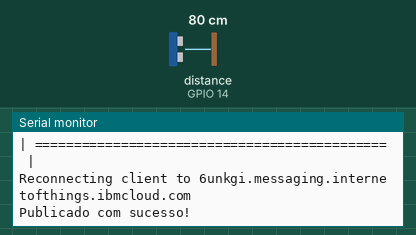
Simulated run of this sketch. Board: ESP8266 (NodeMCU). Parts: the last lines printed to the serial monitor. Wiring (inferred from the names in the program): ultrasonic range finder: trigger GPIO 12; echo GPIO 14. The test bench sets the inputs (shaded band); at power-on: distance to the obstacle (sensor on GPIO 14) 80 cm. The echo pulse lasts 58.3 µs per cm; WiFi joins after 1.5 s; servers stay silent unless stated; no MQTT or app messages arrive unless stated.

Above: at 2.7 s.
2.8 s: distance to the obstacle (sensor on GPIO 14) set to 2 cm
At 5.0 s:
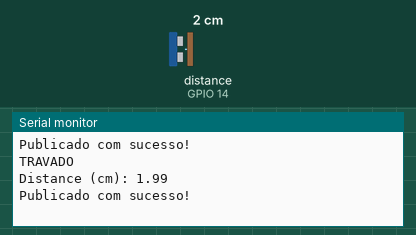
5.5 s: distance to the obstacle (sensor on GPIO 14) set to 4 cm
At 6.6 s:
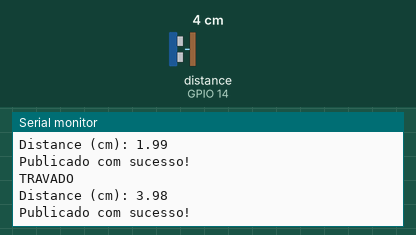

The sketch:

GuardakiV2.ino
```cpp
// (licence header left out)
#include <ESP8266WiFi.h>
#include <PubSubClient.h>
#include <Wire.h>

const int trigPin = 12;
const int echoPin = 14;
const int redPin = 4;
char* travaON = "TRAVADO";
char* travaOFF = "DESTRAVADO";

// SSID e senha WiFi
const char* ssid = "";
const char* password = "";

// Define a velocidade do som em cm/us
#define SOUND_VELOCITY 0.034
#define CM_TO_INCH 0.393701

// IBM Cloud
#define ORG "6unkgi"
#define DEVICE_TYPE ""
#define DEVICE_ID ""
#define TOKEN ""

// Broker Messagesight server
char server[] = ORG ".messaging.internetofthings.ibmcloud.com";
char topic[] = "iot-2/evt/status/fmt/json";
char authMethod[] = "use-token-auth";
char token[] = TOKEN;
char clientId[] = "d:" ORG ":" DEVICE_TYPE ":" DEVICE_ID;

long duration;
float distanceCm;
float distanceInch;
bool blocked = false;

WiFiClient wifiClient;
PubSubClient client(server, 1883, NULL, wifiClient);

void setup() {
  Serial.begin(115200);
  Serial.print("Conectando na rede WiFi "); // Imprime mensagem na Serial
  Serial.println(ssid); // Imprime o SSID na Serial
  WiFi.begin(ssid, password); // Conecta ao WiFi
  while (WiFi.status() != WL_CONNECTED) { // Aguarda a conexão
    delay(500);
    Serial.print(".");
  }
  Serial.println("");
  Serial.print("[INFO] Conectado WiFi IP: ");
  Serial.println(WiFi.localIP()); // Imprime o IP atribuído na Serial

  Serial.println(F("| ============================================= |"));
  Serial.println(F("| Arduino com sensor de obstáculos Ultrassonico |"));
  Serial.println(F("| ============================================= |"));

  pinMode(trigPin, OUTPUT); // Define o pino trigPin como saída
  pinMode(echoPin, INPUT); // Define o pino echoPin como entrada
  //pinMode(redPin, OUTPUT); // Define o pino redPin como saída

  client.setServer(server, 1883); // Configura o servidor MQTT
}

void loop() {
  if (!client.connected()) { // Se não estiver conectado ao servidor MQTT
    Serial.print("Reconnecting client to "); // Imprime mensagem na Serial
    Serial.println(server); // Imprime o servidor na Serial
    while (!client.connect(clientId, authMethod, token)) { // Tenta reconectar
      Serial.print(".");
      delay(500);
    }
    Serial.println();
  }

  distanceCm = measureDistance(); // Mede a distância

  if (distanceCm <= 9.00) { // Se a distância for menor ou igual a 9 cm
    if (!blocked) { // Se não estiver bloqueado
      Serial.println("TRAVADO"); // Imprime mensagem na Serial
      digitalWrite(redPin, HIGH); // Acende o LED vermelho
      Serial.print("Distance (cm): ");
      Serial.println(distanceCm); // Imprime a distância na Serial
    }
  } else if (distanceCm >= 15.00) { // Se a distância for maior ou igual a 15 cm
    if (blocked) { // Se estiver bloqueado
      Serial.println("DESTRAVADO"); // Imprime mensagem na Serial
      Serial.print("Distance (cm): ");
      Serial.println(distanceCm); // Imprime a distância na Serial
      blocked = false; // Desbloqueia
    }
  }

  publishDistance(distanceCm); // Publica a distância no tópico MQTT

  delay(2000); // Aguarda 10 segundos

  client.loop(); // Mantém a conexão com o servidor MQTT
}

// Função para medir a distância
float measureDistance() {
  digitalWrite(trigPin, LOW); // Define o pino trigPin como LOW
  delayMicroseconds(60); // Aguarda 60 microssegundos
  digitalWrite(trigPin, HIGH); // Define o pino trigPin como HIGH
  delayMicroseconds(10); // Aguarda 10 microssegundos
  digitalWrite(trigPin, LOW); // Define o pino trigPin como LOW
  duration = pulseIn(echoPin, HIGH); // Lê a duração do pulso no pino echoPin
  float distance = duration * SOUND_VELOCITY / 2.0; // Calcula a distância
  return distance; // Retorna a distância
}

// Função para publicar a distância no tópico MQTT
void publishDistance(float distanceCm) {
  String payload = "{\"distanceCm\": " + String(distanceCm) + "}"; // Cria o payload JSON com a distância
  if(distanceCm <= 9.00){
    //String payload = "{\"Saida\": " + String("travaOFF") + "}"; // Cria o payload JSON com a distância
  }else if(distanceCm >= 15.00){
    //String payload = "{\"Saida\": " + String("travaON") + "}"; // Cria o payload JSON com a distância
  }

  if (client.publish(topic, (char*)payload.c_str())) { // Publica o payload no tópico MQTT
    Serial.println("Publicado com sucesso!"); // Imprime mensagem na Serial
    digitalWrite(redPin, LOW); // Apaga o LED vermelho
  } else {
    Serial.println("Falha ao publicar!"); // Imprime mensagem na Serial
  }
}
```

Measured:
- after the input at 2.8 s, the serial monitor: prints a new line after 0.78 s (image 1)
- after the input at 5.5 s, the serial monitor: prints a new line after 0.08 s (image 2)
